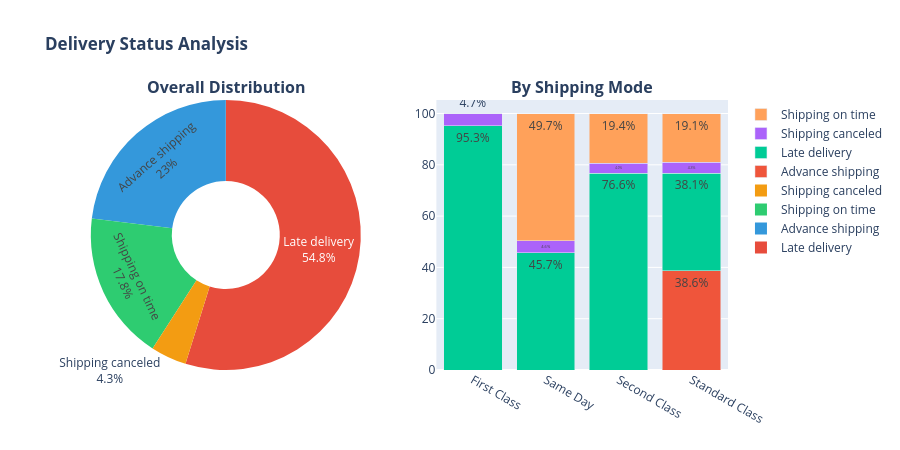

The notebook cell this image was saved under:
### Markdown cell above
## 2. Target Variable: Delivery Status

### Code cell
# Delivery Status Distribution
status_counts = df['Delivery Status'].value_counts()
colors = ['#e74c3c', '#3498db', '#2ecc71', '#f39c12']

fig = make_subplots(
    rows=1, cols=2,
    specs=[[{"type": "pie"}, {"type": "bar"}]],
    subplot_titles=('<b>Overall Distribution</b>', '<b>By Shipping Mode</b>')
)

# Donut chart
fig.add_trace(go.Pie(
    labels=status_counts.index, values=status_counts.values,
    hole=0.4, marker_colors=colors, textinfo='percent+label'
), row=1, col=1)

# Stacked bar by shipping mode
crosstab = pd.crosstab(df['Shipping Mode'], df['Delivery Status'], normalize='index') * 100
for status in crosstab.columns:
    fig.add_trace(go.Bar(
        name=status, x=crosstab.index, y=crosstab[status],
        text=[f'{v:.1f}%' for v in crosstab[status]], textposition='auto'
    ), row=1, col=2)

fig.update_layout(height=450, title_text='<b>Delivery Status Analysis</b>', barmode='stack')
fig.show()

late_pct = (df['Late_delivery_risk'].mean() * 100) if 'Late_delivery_risk' in df.columns else status_counts.get('Late delivery', 0) / len(df) * 100
print(f"\n🎯 Key Finding: {late_pct:.1f}% of deliveries are late → Classification target")

### Figure 1 — Plotly figure (JSON) as saved in the notebook; plotly's stock layout.template omitted (floating-point values rounded to 4 significant figures)
{"data": [{"domain": {"x": [0, 0.45], "y": [0, 1]}, "hole": 0.4, "labels": ["Late delivery", "Advance shipping", "Shipping on time", "Shipping canceled"], "marker": {"colors": ["#e74c3c", "#3498db", "#2ecc71", "#f39c12"]}, "textinfo": "percent+label", "type": "pie", "values": [98977, 41592, 32196, 7754]}, {"name": "Advance shipping", "text": ["0.0%", "0.0%", "0.0%", "38.6%"], "textposition": "auto", "type": "bar", "x": ["First Class", "Same Day", "Second Class", "Standard Class"], "xaxis": "x", "y": [0.0, 0.0, 0.0, 38.6], "yaxis": "y"}, {"name": "Late delivery", "text": ["95.3%", "45.7%", "76.6%", "38.1%"], "textposition": "auto", "type": "bar", "x": ["First Class", "Same Day", "Second Class", "Standard Class"], "xaxis": "x", "y": [95.32, 45.74, 76.63, 38.07], "yaxis": "y"}, {"name": "Shipping canceled", "text": ["4.7%", "4.6%", "4.0%", "4.3%"], "textposition": "auto", "type": "bar", "x": ["First Class", "Same Day", "Second Class", "Standard Class"], "xaxis": "x", "y": [4.678, 4.56, 4.004, 4.268], "yaxis": "y"}, {"name": "Shipping on time", "text": ["0.0%", "49.7%", "19.4%", "19.1%"], "textposition": "auto", "type": "bar", "x": ["First Class", "Same Day", "Second Class", "Standard Class"], "xaxis": "x", "y": [0.0, 49.7, 19.36, 19.06], "yaxis": "y"}], "layout": {"annotations": [{"font": {"size": 16}, "showarrow": false, "text": "<b>Overall Distribution</b>", "x": 0.225, "xanchor": "center", "xref": "paper", "y": 1, "yanchor": "bottom", "yref": "paper"}, {"font": {"size": 16}, "showarrow": false, "text": "<b>By Shipping Mode</b>", "x": 0.775, "xanchor": "center", "xref": "paper", "y": 1, "yanchor": "bottom", "yref": "paper"}], "barmode": "stack", "height": 450, "title": {"text": "<b>Delivery Status Analysis</b>"}, "xaxis": {"anchor": "y", "domain": [0.55, 1]}, "yaxis": {"anchor": "x", "domain": [0, 1]}}}
